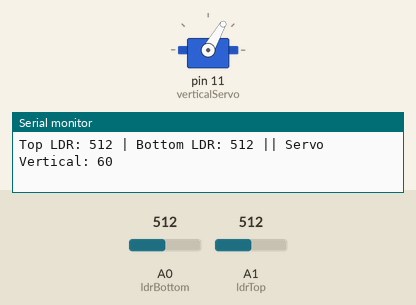
Recording of a sketch running on a simulated Arduino Uno, built with avr-gcc and run on an emulated ATmega328P. Shown: servo, the last lines printed to the serial monitor. Inputs (shaded band) come from the test bench; at power-on: A0 (ldrBottom) = 512, A1 (ldrTop) = 512.

Above: at 3.2 s.
3.3 s: A0 (ldrBottom) set to 525
6.3 s: A0 (ldrBottom) set to 548
At 6.95 s:
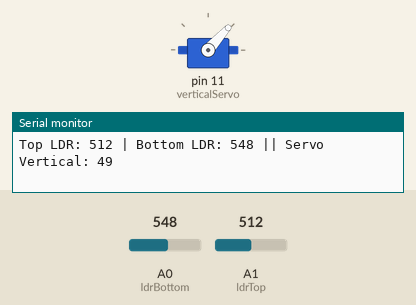
9.3 s: A1 (ldrTop) set to 560
At 9.3 s:
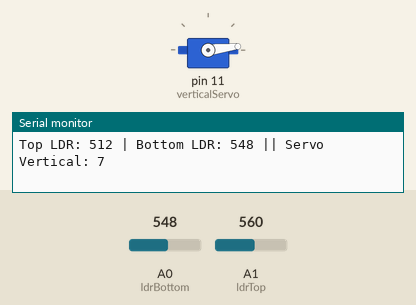
12.3 s: A1 (ldrTop) set to 588
At 13.01 s:
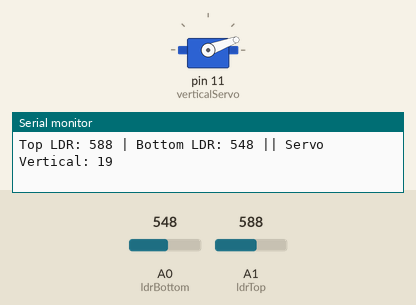
15.3 s: A1 (ldrTop) set to 511
18.3 s: A1 (ldrTop) set to 1023
At 22.51 s:
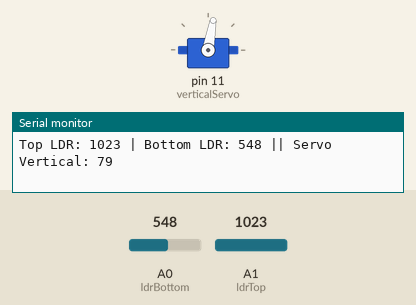
Timing chart, 0 to 24.0 s (numbered marks = the images above; inputs shaded):
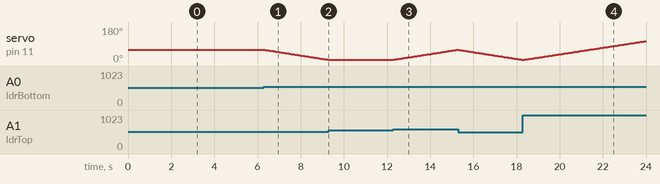

Measured:
- the behaviour switches between 537 and 538 on A0 (ldrBottom) (found by bisection; images 0 and 1)
- the behaviour switches between 573 and 574 on A1 (ldrTop) (found by bisection; images 2 and 3)
- after the input at 6.3 s, servo on pin 11 (verticalServo): moves from 60° to 7° over 2.9 s, starting at once
- after the input at 9.3 s, servo on pin 11 (verticalServo): stays 7° (without the input it goes to 6° after 0.00 s)
- after the input at 12.3 s, servo on pin 11 (verticalServo): moves from 7° to 60° over 2.9 s, starting at once

The sketch:

Solar_traking_system.ino
```cpp
#include <Servo.h>

Servo verticalServo;
int servoVertical = 60;
int servoVerticalLimitHigh = 175;
int servoVerticalLimitLow = 5;

int ldrTop = A1;
int ldrBottom = A0;

void setup() {
  Serial.begin(9600);
  verticalServo.attach(11);
  verticalServo.write(servoVertical);
  delay(2000);
}

void loop() {
  int valueTop = analogRead(ldrTop);
  int valueBottom = analogRead(ldrBottom);

  int differenceVertical = valueTop - valueBottom;

  int tolerance = 25;
  int delayTime = 15;

  if (abs(differenceVertical) > tolerance) {
    if (valueTop > valueBottom) {
      servoVertical++;
      if (servoVertical > servoVerticalLimitHigh) servoVertical = servoVerticalLimitHigh;

    } else {
      servoVertical--;
     if (servoVertical < servoVerticalLimitLow) servoVertical = servoVerticalLimitLow;
    }
  }
    verticalServo.write(servoVertical);

  Serial.print("Top LDR: "); Serial.print(valueTop);
  Serial.print(" | Bottom LDR: "); Serial.print(valueBottom);
  Serial.print(" || Servo Vertical: "); Serial.println(servoVertical);

  delay(delayTime);
}

  
```
